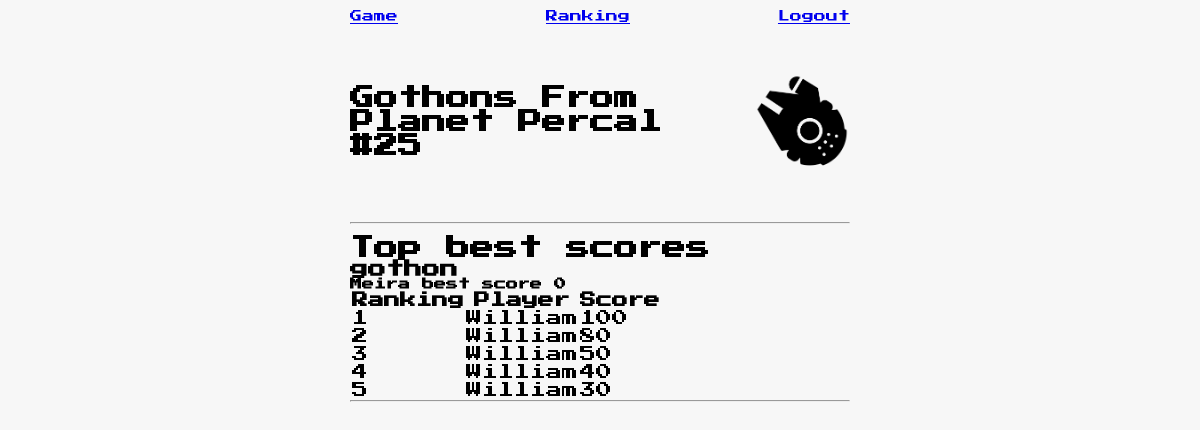
The app's page /ranking (signed in) with its own data.
### gothonweb/models.py (models this page shows, shortened)
class User(UserMixin, db.Model):
    __tablename__ = 'user'
    id = db.Column(db.Integer, primary_key=True, autoincrement=True)
    username = db.Column(db.String(40), unique=True)
    password = db.Column(db.String(200), nullable=False)

class Ranking(db.Model):
    __tablename__ = 'ranking'
    id = db.Column(db.Integer, primary_key=True)
    score = db.Column(db.Integer, nullable=False, default=0)
    game = db.Column(db.String(40), nullable=False)
    timestamp = db.Column(db.DateTime, nullable=False, default=datetime.utcnow)
    user_id = db.Column(db.Integer, db.ForeignKey('user.id'), nullable=False)
    user = db.relationship('User', backref=db.backref('rankings', lazy=True))
    @classmethod
    def get_best_scores(cls, game, ntop):
        return Ranking.query.filter_by(game=game).order_by(Ranking.score.desc())[:ntop]
    @classmethod
    def get_best_user_score(cls, user_id, game):
        return Ranking.query.filter_by(game=game, user_id=user_id).order_by(Ranking.score.desc()).first()
    def __repr__(self):
        return f"Ranking('{self.id}', '{self.user_id}', '{self.game}', {self.score}, {self.timestamp})"

### gothonweb/routes.py (the view)
@app.route("/ranking", methods=['GET'])
def ranking():
    global_ranking = {}
    user_ranking = {}
    for game in available_games:
        best_five_scores = Ranking.get_best_scores(game, 5)
        if current_user:
            best_user_score = Ranking.get_best_user_score(current_user.username, game)
        global_ranking[game] = best_five_scores
        user_ranking[game] = best_user_score
    print(global_ranking)
    return render_template("ranking.html", global_ranking=global_ranking, user_ranking=user_ranking)

### gothonweb/routes.py (called while the page is built)
@login_manager.user_loader
def get_user(user_id):
    return User.query.get(user_id)

### gothonweb/templates/ranking.html (shortened to what this page needs)
{% extends "layout.html" %}
{% block content %}
<div class="ranking-container">
    <h1>Top best scores</h1>
    {% for game, rank in global_ranking.items() %}
            <h2>{{ game }}</h2>
            {% if current_user.is_authenticated %}
                <p style="font-weight:bold">{{ current_user.username|capitalize }} best score {% if user_ranking[game].score %}{{ user_ranking[game].score }}{% else %}0{% endif%}</p>
            {% endif %}
            <table>
                <tr>
                    <th>Ranking</th>
                    <th>Player</th>
                    <th>Score</th>
                </tr>
                {% for r in rank %}
                    <tr {% if r.user_id == current_user.name %}style="font-weight:bold"{% endif%}>
                        <td>{{ loop.index }}</td>
                        <td>{{ r.user.username }}</td>
                        <td>{{ r.score }}</td>
                    </tr>
                {% endfor %}
            </table>
        </div>
        <hr>
    {% endfor %}
</div>
{% endblock %}

### gothonweb/static/css/global.css (style rules this page uses)
* { margin: 0; padding: 0; outline: 0; box-sizing: border-box; }
body { font: 12px 'Press Start 2P', cursive; background: rgb(247, 247, 247); -webkit-font-smothing: antialiased; }

### records on screen
User: username "Meira"
Ranking: user.username "William", score "100"
Ranking: user.username "William", score "80"
Ranking: user.username "William", score "50"
Ranking: user.username "William", score "40"
Ranking: user.username "William", score "30"

### other values on screen
{{ game }} "gothon"
